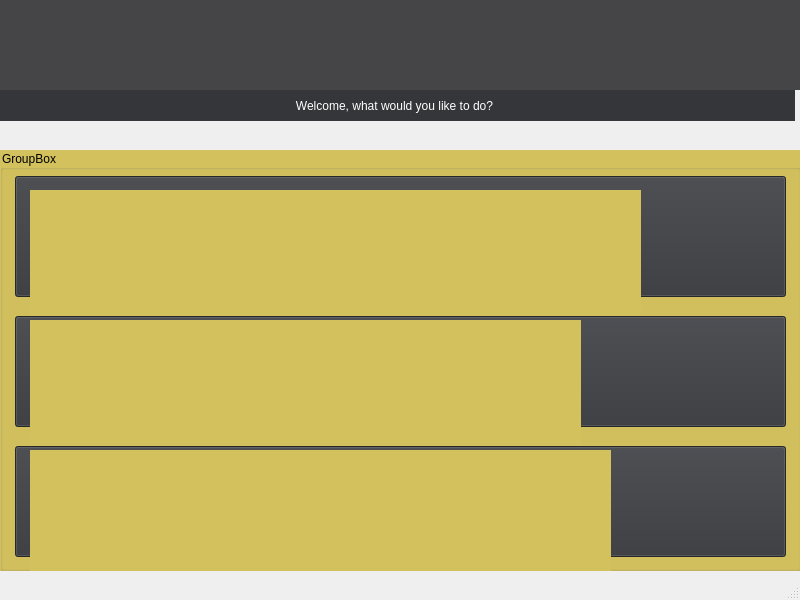
<?xml version="1.0" encoding="UTF-8"?>
<ui version="4.0">
 <class>MainWindow</class>
 <widget class="QMainWindow" name="MainWindow">
  <property name="geometry">
   <rect>
    <x>0</x>
    <y>0</y>
    <width>800</width>
    <height>600</height>
   </rect>
  </property>
  <property name="windowTitle">
   <string>MainWindow</string>
  </property>
  <widget class="QWidget" name="centralwidget">
   <widget class="QGroupBox" name="groupBox">
    <property name="geometry">
     <rect>
      <x>0</x>
      <y>150</y>
      <width>801</width>
      <height>421</height>
     </rect>
    </property>
    <property name="styleSheet">
     <string notr="true">background-color: rgb(210, 193, 93);</string>
    </property>
    <property name="title">
     <string>GroupBox</string>
    </property>
    <widget class="QPushButton" name="pushButton">
     <property name="geometry">
      <rect>
       <x>15</x>
       <y>26</y>
       <width>771</width>
       <height>121</height>
      </rect>
     </property>
     <property name="layoutDirection">
      <enum>Qt::LeftToRight</enum>
     </property>
     <property name="styleSheet">
      <string notr="true">background-color: rgb(52, 54, 58);</string>
     </property>
     <property name="text">
      <string/>
     </property>
    </widget>
    <widget class="QWidget" name="layoutWidget_2">
     <property name="geometry">
      <rect>
       <x>30</x>
       <y>40</y>
       <width>611</width>
       <height>237</height>
      </rect>
     </property>
     <layout class="QHBoxLayout" name="horizontalLayout_GenPass">
      <item>
       <layout class="QVBoxLayout" name="verticalLayout_7">
        <item>
         <widget class="QLabel" name="label_genPwd">
          <property name="styleSheet">
           <string notr="true">color: rgb(210, 193, 93);
background-color: transparent;
</string>
          </property>
          <property name="text">
           <string>1. Generate Passphrase</string>
          </property>
          <property name="alignment">
           <set>Qt::AlignCenter</set>
          </property>
         </widget>
        </item>
        <item>
         <widget class="QLabel" name="label_genPwdDescription">
          <property name="styleSheet">
           <string notr="true">color: rgb(210, 193, 93);
background-color: transparent;</string>
          </property>
          <property name="text">
           <string>Obtain a password using our simple but secure algorithm </string>
          </property>
         </widget>
        </item>
       </layout>
      </item>
      <item>
       <widget class="QLabel" name="dummy_label1">
        <property name="styleSheet">
         <string notr="true">background-color: transparent;</string>
        </property>
        <property name="text">
         <string/>
        </property>
       </widget>
      </item>
      <item>
       <widget class="QLabel" name="buttonPixmap_Gen">
        <property name="text">
         <string/>
        </property>
        <property name="pixmap">
         <pixmap>images/generate_password.jpg</pixmap>
        </property>
       </widget>
      </item>
     </layout>
    </widget>
    <widget class="QPushButton" name="pushButton_2">
     <property name="geometry">
      <rect>
       <x>15</x>
       <y>166</y>
       <width>771</width>
       <height>111</height>
      </rect>
     </property>
     <property name="styleSheet">
      <string notr="true">background-color: rgb(52, 54, 58);</string>
     </property>
     <property name="text">
      <string/>
     </property>
    </widget>
    <widget class="QWidget" name="layoutWidget">
     <property name="geometry">
      <rect>
       <x>30</x>
       <y>170</y>
       <width>551</width>
       <height>279</height>
      </rect>
     </property>
     <layout class="QHBoxLayout" name="horizontalLayout_vault">
      <item>
       <layout class="QVBoxLayout" name="verticalLayout_2">
        <item>
         <widget class="QLabel" name="label_vault">
          <property name="styleSheet">
           <string notr="true">color: rgb(210, 193, 93);
background-color: transparent;
</string>
          </property>
          <property name="text">
           <string>2. Access my vault</string>
          </property>
         </widget>
        </item>
        <item>
         <widget class="QLabel" name="label_vaultDescription">
          <property name="styleSheet">
           <string notr="true">color: rgb(210, 193, 93);
background-color: transparent;
</string>
          </property>
          <property name="text">
           <string>View &amp; add passwords into your vault</string>
          </property>
         </widget>
        </item>
       </layout>
      </item>
      <item>
       <widget class="QLabel" name="dummy_label2">
        <property name="styleSheet">
         <string notr="true">color: rgb(210, 193, 93);
background-color: transparent;
</string>
        </property>
        <property name="text">
         <string/>
        </property>
       </widget>
      </item>
      <item>
       <widget class="QLabel" name="buttonPixmap_Vault">
        <property name="text">
         <string/>
        </property>
        <property name="pixmap">
         <pixmap>images/vault.jpg</pixmap>
        </property>
       </widget>
      </item>
     </layout>
    </widget>
    <widget class="QPushButton" name="pushButton_3">
     <property name="geometry">
      <rect>
       <x>15</x>
       <y>296</y>
       <width>771</width>
       <height>111</height>
      </rect>
     </property>
     <property name="styleSheet">
      <string notr="true">background-color: rgb(52, 54, 58);</string>
     </property>
     <property name="text">
      <string/>
     </property>
    </widget>
    <widget class="QWidget" name="layoutWidget_3">
     <property name="geometry">
      <rect>
       <x>30</x>
       <y>300</y>
       <width>581</width>
       <height>212</height>
      </rect>
     </property>
     <layout class="QHBoxLayout" name="horizontalLayout_audit">
      <item>
       <layout class="QVBoxLayout" name="verticalLayout_3">
        <item>
         <widget class="QLabel" name="label_audit">
          <property name="styleSheet">
           <string notr="true">color: rgb(210, 193, 93);
background-color: transparent;
</string>
          </property>
          <property name="text">
           <string>3. Security Audit</string>
          </property>
         </widget>
        </item>
        <item>
         <widget class="QLabel" name="label_auditDescription">
          <property name="styleSheet">
           <string notr="true">color: rgb(210, 193, 93);
background-color: transparent;
</string>
          </property>
          <property name="text">
           <string>Assess the security of the passwords in your vault</string>
          </property>
         </widget>
        </item>
       </layout>
      </item>
      <item>
       <widget class="QLabel" name="dummy_label3">
        <property name="styleSheet">
         <string notr="true">color: rgb(210, 193, 93);
background-color: transparent;
</string>
        </property>
        <property name="text">
         <string/>
        </property>
       </widget>
      </item>
      <item>
       <widget class="QLabel" name="buttonPixmap_audit">
        <property name="text">
         <string/>
        </property>
        <property name="pixmap">
         <pixmap>images/security_Audit.jpg</pixmap>
        </property>
       </widget>
      </item>
     </layout>
    </widget>
   </widget>
   <widget class="QWidget" name="widget" native="true">
    <property name="geometry">
     <rect>
      <x>-1</x>
      <y>-1</y>
      <width>801</width>
      <height>91</height>
     </rect>
    </property>
    <property name="styleSheet">
     <string notr="true">background-color: rgb(69, 69, 71);</string>
    </property>
    <widget class="QLabel" name="label">
     <property name="geometry">
      <rect>
       <x>174</x>
       <y>19</y>
       <width>441</width>
       <height>51</height>
      </rect>
     </property>
     <property name="text">
      <string/>
     </property>
     <property name="pixmap">
      <pixmap>images/ezPassLogo.PNG</pixmap>
     </property>
     <property name="scaledContents">
      <bool>true</bool>
     </property>
    </widget>
   </widget>
   <widget class="QLabel" name="label_14">
    <property name="geometry">
     <rect>
      <x>-6</x>
      <y>90</y>
      <width>801</width>
      <height>31</height>
     </rect>
    </property>
    <property name="styleSheet">
     <string notr="true">background-color: rgb(52, 54, 58);
color: rgb(255, 255, 255);</string>
    </property>
    <property name="text">
     <string>Welcome, what would you like to do?</string>
    </property>
    <property name="alignment">
     <set>Qt::AlignCenter</set>
    </property>
   </widget>
  </widget>
  <widget class="QMenuBar" name="menubar">
   <property name="geometry">
    <rect>
     <x>0</x>
     <y>0</y>
     <width>800</width>
     <height>18</height>
    </rect>
   </property>
  </widget>
  <widget class="QStatusBar" name="statusbar"/>
 </widget>
 <resources/>
 <connections/>
</ui>
